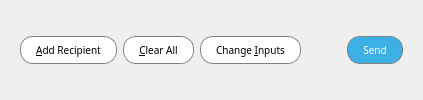
    <widget class="QWidget" name="buttonWidget" native="true">
     <property name="styleSheet">
      <string notr="true">#buttonWidget { background-color: #f3f4f7; }

QPushButton { font-family: 'Montserrat'; text-transform: uppercase; font-size: 10px; border: 1px solid gray; padding: 0px 15px; border-radius: 13px; min-height: 26px; max-height: 26px; background-color: white; }

QPushButton:hover, QPushButton:pressed { background-color: #1c99d2; color: white; }
QPushButton:disabled { background-color: white; color: gray; }</string>
     </property>
     <layout class="QHBoxLayout" name="buttonWidgetLayout">
      <property name="leftMargin">
       <number>20</number>
      </property>
      <property name="topMargin">
       <number>20</number>
      </property>
      <property name="rightMargin">
       <number>20</number>
      </property>
      <property name="bottomMargin">
       <number>20</number>
      </property>
      <item>
       <widget class="QPushButton" name="addButton">
        <property name="font">
         <font>
          <family>Montserrat</family>
          <pointsize>-1</pointsize>
         </font>
        </property>
        <property name="toolTip">
         <string>Send to multiple recipients at once</string>
        </property>
        <property name="text">
         <string>&amp;Add Recipient</string>
        </property>
        <property name="autoDefault">
         <bool>false</bool>
        </property>
       </widget>
      </item>
      <item>
       <widget class="QPushButton" name="clearButton">
        <property name="sizePolicy">
         <sizepolicy hsizetype="Minimum" vsizetype="Fixed">
          <horstretch>0</horstretch>
          <verstretch>0</verstretch>
         </sizepolicy>
        </property>
        <property name="font">
         <font>
          <family>Montserrat</family>
          <pointsize>-1</pointsize>
         </font>
        </property>
        <property name="toolTip">
         <string>Remove all transaction fields</string>
        </property>
        <property name="text">
         <string>&amp;Clear All</string>
        </property>
        <property name="iconSize">
         <size>
          <width>16</width>
          <height>16</height>
         </size>
        </property>
        <property name="autoRepeatDelay">
         <number>300</number>
        </property>
        <property name="autoDefault">
         <bool>false</bool>
        </property>
       </widget>
      </item>
      <item>
       <widget class="QPushButton" name="pushButtonCoinControl">
        <property name="font">
         <font>
          <family>Montserrat</family>
          <pointsize>-1</pointsize>
         </font>
        </property>
        <property name="text">
         <string>Change &amp;Inputs</string>
        </property>
       </widget>
      </item>
      <item>
       <spacer name="horizontalSpacer">
        <property name="orientation">
         <enum>Qt::Horizontal</enum>
        </property>
        <property name="sizeHint" stdset="0">
         <size>
          <width>40</width>
          <height>20</height>
         </size>
        </property>
       </spacer>
      </item>
      <item>
       <widget class="QPushButton" name="sendButton">
        <property name="minimumSize">
         <size>
          <width>0</width>
          <height>28</height>
         </size>
        </property>
        <property name="font">
         <font>
          <family>Montserrat</family>
          <pointsize>-1</pointsize>
         </font>
        </property>
        <property name="toolTip">
         <string>Confirm the send action</string>
        </property>
        <property name="styleSheet">
         <string notr="true">#sendButton { background-color: #3cb0e5; color: white; border: 1px solid gray; }
#sendButton:hover, #sendButton:pressed { background-color: #1c99d2; }</string>
        </property>
        <property name="text">
         <string>Send</string>
        </property>
        <property name="default">
         <bool>true</bool>
        </property>
       </widget>
      </item>
     </layout>
    </widget>
